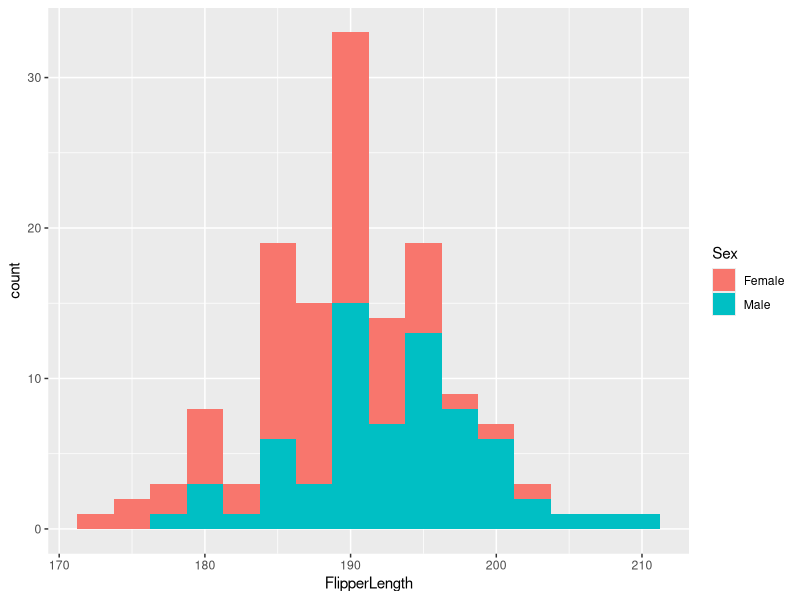

Here is the R script that generated this plot:
## ---- chunk 1
#| echo: false
#| warning: false
library(ggplot2)
library(dplyr)
penguin_df <- read.csv("../Datasets/penguins.csv") 
adelie_penguin <- penguin_df %>% filter(CommonName == "Adelie penguin")
ggplot(adelie_penguin, aes(x = FlipperLength, fill = Sex)) +
  geom_histogram(binwidth=2.5)
